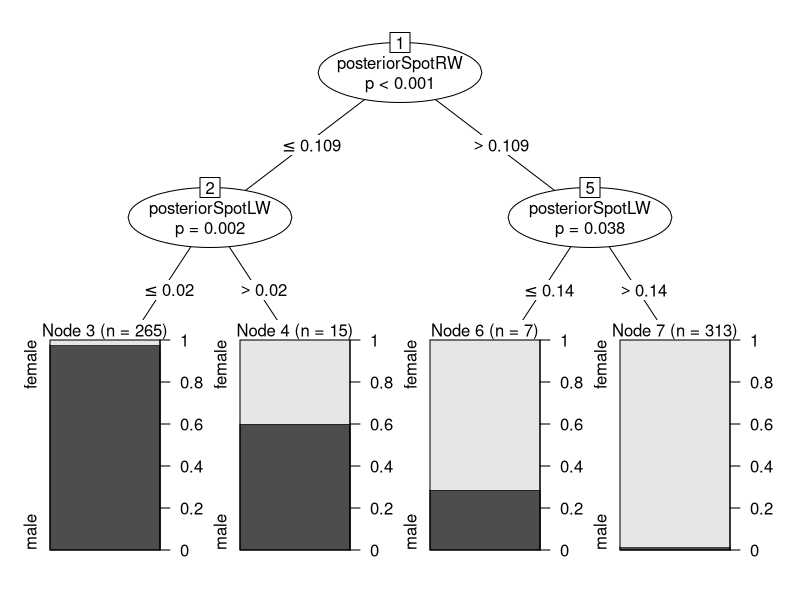
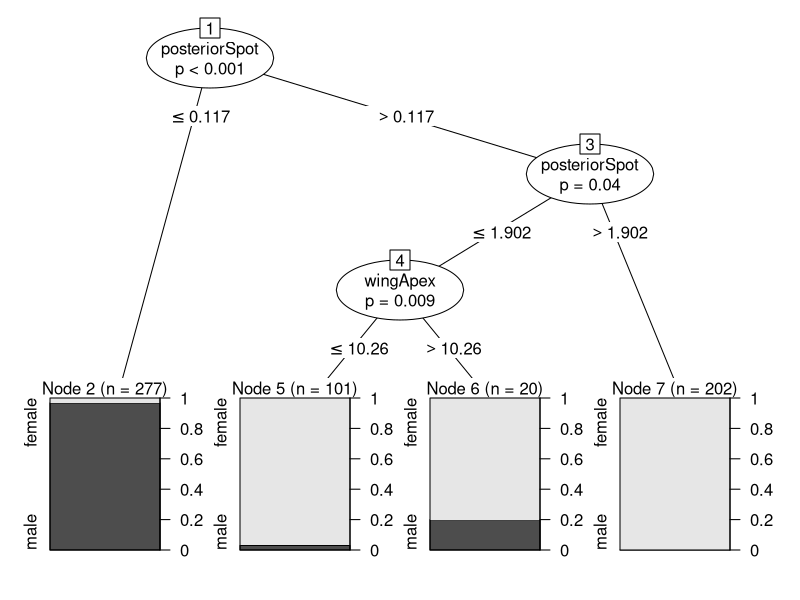
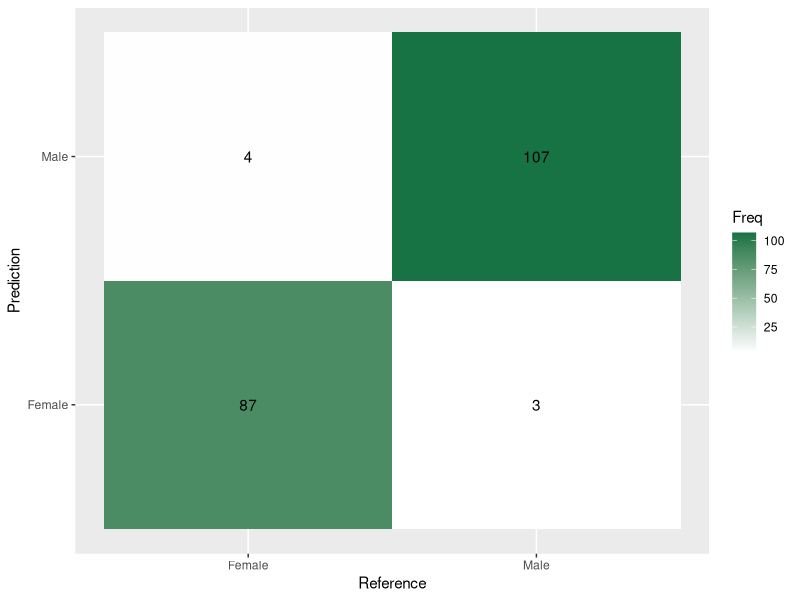
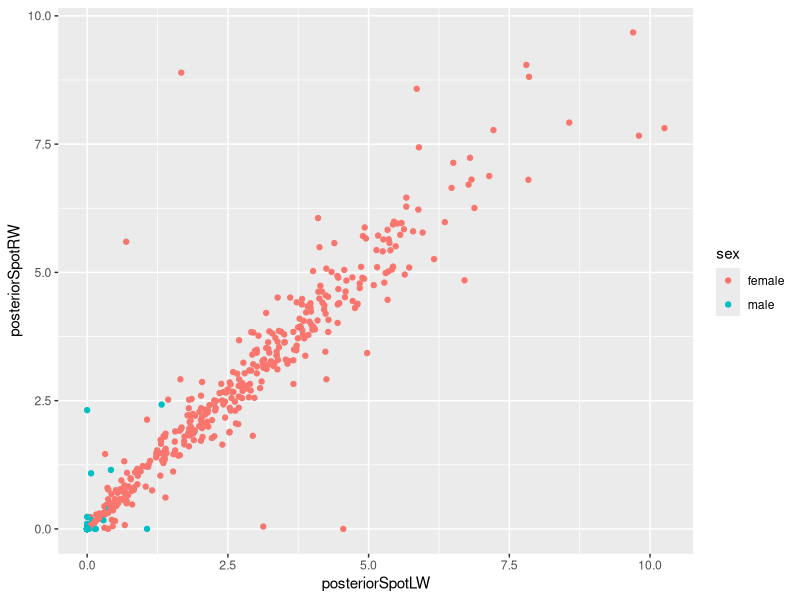
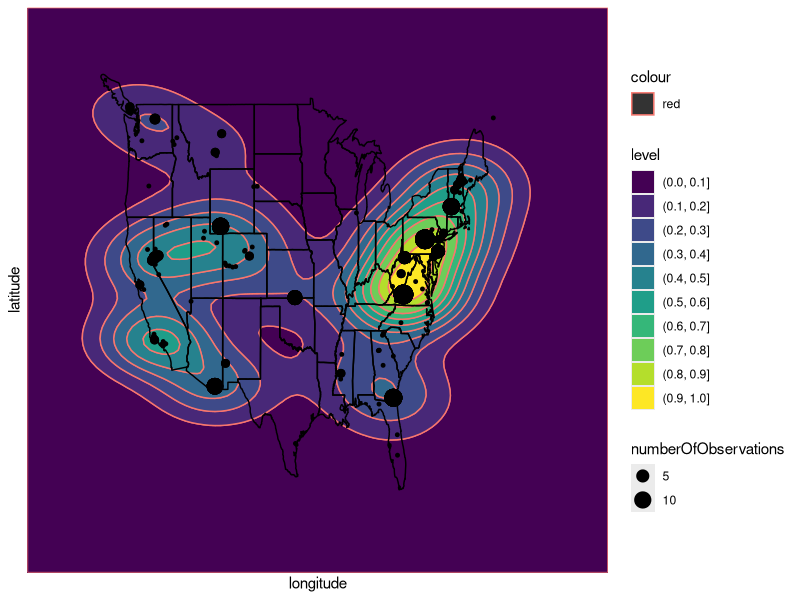
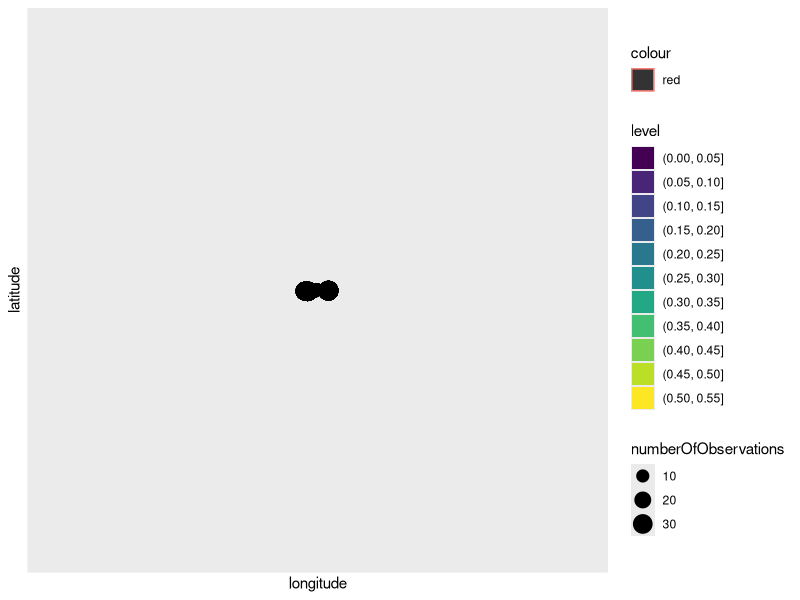

Here is the R script that generated these plots, in order: (Note: this script raises an error after producing the figures.)
library(tidyverse)
library(party)
library(magrittr)
library(e1071)
library(patchwork)

rm(list = ls())

df_clean_butterfly <- read.csv("Data/Clean/Butterfly.csv",) %>%
  mutate(date = as.Date(date))

options(scipen = 999)



df_butterfly_traits <- df_clean_butterfly %>%
  select(-coreId, -date, -year, -interspotLW, -interspotRW, -latitude, -longitude)

df_butterfly_known <- df_butterfly_traits %>%
  filter((sex == "male" | sex == "female") | (lengthLW == 0 | lengthRW == 0 | widthLW == 0 | widthRW == 0)) %>%
  na.omit()

df_butterfly_unkown <- df_butterfly_traits %>%
  anti_join(df_butterfly_known)


  
df_butterfly_training <- slice_head(df_butterfly_known, prop = 0.75) %>%
  mutate(sex = as.factor(sex))

df_butterfly_training_reduced <- df_butterfly_training %>%
  mutate(wingLength = rowMeans(cbind(lengthLW, lengthRW))) %>%
  mutate(wingWidth = rowMeans(cbind(widthLW, widthRW))) %>%
  mutate(wingApex = rowMeans(cbind(apexLW, apexRW))) %>%
  mutate(posteriorSpot = rowMeans(cbind(posteriorSpotLW, posteriorSpotRW))) %>%
  mutate(anteriorSpot = rowMeans(cbind(anteriorSpotLW, anteriorSpotRW))) %>%
  select(wingLength, wingWidth, wingApex, posteriorSpot, anteriorSpot, sex)

df_butterfly_testing  <- slice_head(df_butterfly_known, prop = -0.75) %>%
  mutate(sex = as.factor(sex))

df_butterfly_testing_reduced <- df_butterfly_testing %>%
  mutate(wingLength = rowMeans(cbind(lengthLW, lengthRW))) %>%
  mutate(wingWidth = rowMeans(cbind(widthLW, widthRW))) %>%
  mutate(wingApex = rowMeans(cbind(apexLW, apexRW))) %>%
  mutate(posteriorSpot = rowMeans(cbind(posteriorSpotLW, posteriorSpotRW))) %>%
  mutate(anteriorSpot = rowMeans(cbind(anteriorSpotLW, anteriorSpotRW))) %>%
  select(wingLength, wingWidth, wingApex, posteriorSpot, anteriorSpot, sex)

# Tree
treeFull <- ctree(sex ~ ., df_butterfly_training, controls = ctree_control(mincriterion = .95, testtype = "MonteCarlo")) %T>%
  plot()

treeReduced <- ctree(sex ~ ., df_butterfly_training_reduced, controls = ctree_control(mincriterion = .95, testtype = "MonteCarlo")) %T>%
  plot()

# Calculate confusion matrices
df_treeFull <- as.data.frame(table(predict(treeFull, newdata = df_butterfly_testing), df_butterfly_testing$sex))

# Calculate confusion matrices
df_treeReduced <- as.data.frame(table(predict(treeReduced, newdata = df_butterfly_testing_reduced), df_butterfly_testing_reduced$sex))

treePlot <- ggplot(df_treeReduced, aes(x = Var1, y = Var2, fill = Freq)) +
  geom_tile() + geom_text(aes(label=Freq)) +
  scale_fill_gradient(low="white", high="#177244") +
  labs(x = "Reference", y = "Prediction") +
  scale_x_discrete(labels=c("Female", "Male")) +
  scale_y_discrete(labels=c("Female", "Male"))

plot(treePlot)

sexPlot <- ggplot(df_butterfly_known, aes(x = posteriorSpotLW, y = posteriorSpotRW)) +
  geom_point(aes(color = sex))

plot(sexPlot)

# Identify regions ; islands == NA, so they go unused
df_butterfly_coordinates <- df_clean_butterfly %>%
  select(longitude, latitude) %>%
  group_by(longitude, latitude) %>%
  mutate(country = gsub(":.*", "", maps::map.where("world", longitude, latitude))) %>%
  mutate(numberOfObservations = length(longitude))

mapUS <- map_data("state")
mapVancouver <- map_data("world", "canada") %>%
  filter(subregion == "Vancouver Island") %>%
  mutate(group = (group+1 - group) + max(mapUS$group))

mapNorthAmerica <- rbind(mapUS, mapVancouver) %>%
  mutate(order = 1:n())

mapUnitedKingdom <- map_data("world", c("uk", "ireland")) 

df_us <- filter(df_butterfly_coordinates, country == "USA" | (country == "Canada" & latitude < 50)) 

df_uk <- filter(df_butterfly_coordinates, country == "UK" | (country =="Ireland"))

ggplot() +
  scale_x_continuous(limits = c(-140, -48), expand = c(0, 0), labels = NULL, breaks = NULL) +
  scale_y_continuous(limits = c(20, 55), expand = c(0, 0), labels = NULL, breaks = NULL) +
  geom_density2d_filled(data =  df_us, aes(longitude, latitude, color = "red"), contour_var = "ndensity") +
  geom_map(data = mapNorthAmerica, map = mapNorthAmerica, aes(map_id = region), fill = NA, color = "black") +
  geom_point(data = df_us, aes(longitude, latitude, size = numberOfObservations)) +
  theme(panel.grid = element_blank(), panel.border = element_blank())


ggplot() +
  scale_x_continuous(expand = c(-12, 5), labels = NULL, breaks = NULL) +
  scale_y_continuous(expand = c(65, 45), labels = NULL, breaks = NULL) +
  geom_density2d_filled(data =  df_uk, aes(longitude, latitude, color = "red"), contour_var = "density") +
  geom_map(data = mapUnitedKingdom, map = mapUnitedKingdom, aes(map_id = region), fill = NA, color = "black") +
  geom_point(data = df_uk, aes(longitude, latitude, size = numberOfObservations)) +
  theme(panel.grid = element_blank(), panel.border = element_blank())


df_butterfly_wings <- df_butterfly_known %>%
  select(lengthLW, lengthRW, widthLW, widthRW) %>%
  mutate(wingArea = rowMeans(cbind(lengthLW, lengthRW)) * rowMeans(cbind(widthLW, widthRW)))

df_wing_length_scatter <- df_butterfly_traits %>%
  select(lengthLW, lengthRW, sex) %>%
  filter(sex == "male" | sex == "female") 

length_scatterPlot <- ggplot(df_wing_scatter, aes(lengthLW, lengthRW, color = sex)) +
  geom_point() +
  labs( title = "Wing Length Sizes") +
  

df_wing_width_scatter <- df_butterfly_traits %>%
  select(widthLW, widthRW, sex) %>%
  filter(sex == "male" | sex == "female")

width_scatterPlot <- ggplot(df_wing_width_scatter, aes(widthLW, widthRW, color = sex)) +
  geom_point() +
  labs(title = "Wing Width Sizes") +
  coord_fixed(xlim = c(0,60), ylim = c(0,60))

df_wing_apex_scatter <- df_butterfly_traits %>%
  select(apexLW, apexRW, sex) %>%
  filter(sex == "male" | sex == "female")

apex_scatterPlot <- ggplot(df_wing_apex_scatter, aes(apexLW, apexRW, color = sex)) +
  geom_point() +
  labs(title = "Apex Sizes") +
  coord_fixed(xlim = c(0,60), ylim = c(0,60))

df_wing_anteriorSpot_scatter <- df_butterfly_traits %>%
  select(anteriorSpotLW, anteriorSpotRW, sex) %>%
  filter(sex == "male" | sex == "female")

anteriorSpot_scatterPlot <- ggplot(df_wing_anteriorSpot_scatter, aes(anteriorSpotLW, anteriorSpotRW, color = sex)) +
  geom_point() +
  labs(title = "Anterior Spot Sizes")

df_wing_posteriorSpot_scatter <- df_butterfly_traits %>%
  select(posteriorSpotLW, posteriorSpotRW, sex) %>%
  filter(sex == "male" | sex == "female")

posteriorSpot_scatterPlot <- ggplot(df_wing_posteriorSpot_scatter, aes(posteriorSpotLW, posteriorSpotRW, color = sex)) +
  geom_point() +
  labs(title = "Posterior Spot Sizes")

plot(length_scatterPlot + width_scatterPlot + apex_scatterPlot +
       anteriorSpot_scatterPlot +
       posteriorSpot_scatterPlot +
       plot_layout(ncol = 3)) +
       plot_annotation("Butterfly Measurements by Gender")
